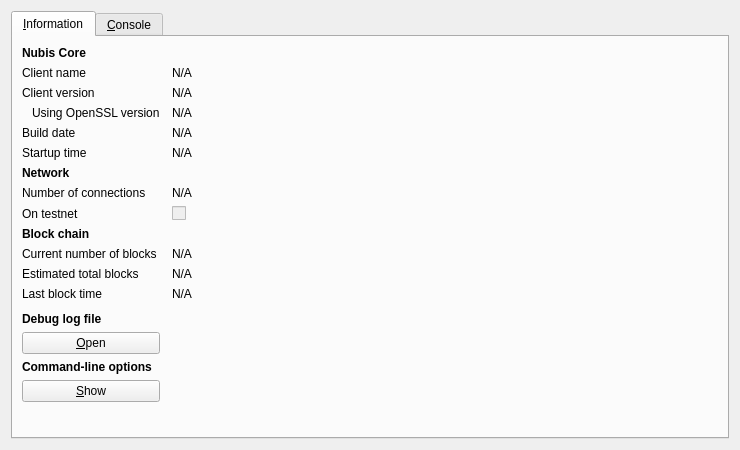
<?xml version="1.0" encoding="UTF-8"?>
<ui version="4.0">
 <class>RPCConsole</class>
 <widget class="QDialog" name="RPCConsole">
  <property name="geometry">
   <rect>
    <x>0</x>
    <y>0</y>
    <width>740</width>
    <height>450</height>
   </rect>
  </property>
  <property name="windowTitle">
   <string>Nubis - Debug window</string>
  </property>
  <layout class="QVBoxLayout" name="verticalLayout_2">
   <item>
    <widget class="QTabWidget" name="tabWidget">
     <property name="currentIndex">
      <number>0</number>
     </property>
     <widget class="QWidget" name="tab_info">
      <attribute name="title">
       <string>&amp;Information</string>
      </attribute>
      <layout class="QGridLayout" name="gridLayout" columnstretch="0,1">
       <property name="horizontalSpacing">
        <number>12</number>
       </property>
       <item row="0" column="0">
        <widget class="QLabel" name="label_9">
         <property name="font">
          <font>
           <weight>75</weight>
           <bold>true</bold>
          </font>
         </property>
         <property name="text">
          <string>Nubis Core</string>
         </property>
        </widget>
       </item>
       <item row="1" column="0">
        <widget class="QLabel" name="label_5">
         <property name="text">
          <string>Client name</string>
         </property>
        </widget>
       </item>
       <item row="1" column="1">
        <widget class="QLabel" name="clientName">
         <property name="cursor">
          <cursorShape>IBeamCursor</cursorShape>
         </property>
         <property name="text">
          <string>N/A</string>
         </property>
         <property name="textFormat">
          <enum>Qt::PlainText</enum>
         </property>
         <property name="textInteractionFlags">
          <set>Qt::LinksAccessibleByMouse|Qt::TextSelectableByKeyboard|Qt::TextSelectableByMouse</set>
         </property>
        </widget>
       </item>
       <item row="2" column="0">
        <widget class="QLabel" name="label_6">
         <property name="text">
          <string>Client version</string>
         </property>
        </widget>
       </item>
       <item row="2" column="1">
        <widget class="QLabel" name="clientVersion">
         <property name="cursor">
          <cursorShape>IBeamCursor</cursorShape>
         </property>
         <property name="text">
          <string>N/A</string>
         </property>
         <property name="textFormat">
          <enum>Qt::PlainText</enum>
         </property>
         <property name="textInteractionFlags">
          <set>Qt::LinksAccessibleByMouse|Qt::TextSelectableByKeyboard|Qt::TextSelectableByMouse</set>
         </property>
        </widget>
       </item>
       <item row="3" column="0">
        <widget class="QLabel" name="label_14">
         <property name="text">
          <string>Using OpenSSL version</string>
         </property>
         <property name="indent">
          <number>10</number>
         </property>
        </widget>
       </item>
       <item row="3" column="1">
        <widget class="QLabel" name="openSSLVersion">
         <property name="cursor">
          <cursorShape>IBeamCursor</cursorShape>
         </property>
         <property name="text">
          <string>N/A</string>
         </property>
         <property name="textFormat">
          <enum>Qt::PlainText</enum>
         </property>
         <property name="textInteractionFlags">
          <set>Qt::LinksAccessibleByMouse|Qt::TextSelectableByKeyboard|Qt::TextSelectableByMouse</set>
         </property>
        </widget>
       </item>
       <item row="4" column="0">
        <widget class="QLabel" name="label_12">
         <property name="text">
          <string>Build date</string>
         </property>
        </widget>
       </item>
       <item row="4" column="1">
        <widget class="QLabel" name="buildDate">
         <property name="cursor">
          <cursorShape>IBeamCursor</cursorShape>
         </property>
         <property name="text">
          <string>N/A</string>
         </property>
         <property name="textFormat">
          <enum>Qt::PlainText</enum>
         </property>
         <property name="textInteractionFlags">
          <set>Qt::LinksAccessibleByMouse|Qt::TextSelectableByKeyboard|Qt::TextSelectableByMouse</set>
         </property>
        </widget>
       </item>
       <item row="5" column="0">
        <widget class="QLabel" name="label_13">
         <property name="text">
          <string>Startup time</string>
         </property>
        </widget>
       </item>
       <item row="5" column="1">
        <widget class="QLabel" name="startupTime">
         <property name="cursor">
          <cursorShape>IBeamCursor</cursorShape>
         </property>
         <property name="text">
          <string>N/A</string>
         </property>
         <property name="textFormat">
          <enum>Qt::PlainText</enum>
         </property>
         <property name="textInteractionFlags">
          <set>Qt::LinksAccessibleByMouse|Qt::TextSelectableByKeyboard|Qt::TextSelectableByMouse</set>
         </property>
        </widget>
       </item>
       <item row="6" column="0">
        <widget class="QLabel" name="label_11">
         <property name="font">
          <font>
           <weight>75</weight>
           <bold>true</bold>
          </font>
         </property>
         <property name="text">
          <string>Network</string>
         </property>
        </widget>
       </item>
       <item row="7" column="0">
        <widget class="QLabel" name="label_7">
         <property name="text">
          <string>Number of connections</string>
         </property>
        </widget>
       </item>
       <item row="7" column="1">
        <widget class="QLabel" name="numberOfConnections">
         <property name="cursor">
          <cursorShape>IBeamCursor</cursorShape>
         </property>
         <property name="text">
          <string>N/A</string>
         </property>
         <property name="textFormat">
          <enum>Qt::PlainText</enum>
         </property>
         <property name="textInteractionFlags">
          <set>Qt::LinksAccessibleByMouse|Qt::TextSelectableByKeyboard|Qt::TextSelectableByMouse</set>
         </property>
        </widget>
       </item>
       <item row="8" column="0">
        <widget class="QLabel" name="label_8">
         <property name="text">
          <string>On testnet</string>
         </property>
        </widget>
       </item>
       <item row="8" column="1">
        <widget class="QCheckBox" name="isTestNet">
         <property name="enabled">
          <bool>false</bool>
         </property>
         <property name="text">
          <string/>
         </property>
        </widget>
       </item>
       <item row="9" column="0">
        <widget class="QLabel" name="label_10">
         <property name="font">
          <font>
           <weight>75</weight>
           <bold>true</bold>
          </font>
         </property>
         <property name="text">
          <string>Block chain</string>
         </property>
        </widget>
       </item>
       <item row="10" column="0">
        <widget class="QLabel" name="label_3">
         <property name="text">
          <string>Current number of blocks</string>
         </property>
        </widget>
       </item>
       <item row="10" column="1">
        <widget class="QLabel" name="numberOfBlocks">
         <property name="cursor">
          <cursorShape>IBeamCursor</cursorShape>
         </property>
         <property name="text">
          <string>N/A</string>
         </property>
         <property name="textFormat">
          <enum>Qt::PlainText</enum>
         </property>
         <property name="textInteractionFlags">
          <set>Qt::LinksAccessibleByMouse|Qt::TextSelectableByKeyboard|Qt::TextSelectableByMouse</set>
         </property>
        </widget>
       </item>
       <item row="11" column="0">
        <widget class="QLabel" name="label_4">
         <property name="text">
          <string>Estimated total blocks</string>
         </property>
        </widget>
       </item>
       <item row="11" column="1">
        <widget class="QLabel" name="totalBlocks">
         <property name="cursor">
          <cursorShape>IBeamCursor</cursorShape>
         </property>
         <property name="text">
          <string>N/A</string>
         </property>
         <property name="textFormat">
          <enum>Qt::PlainText</enum>
         </property>
         <property name="textInteractionFlags">
          <set>Qt::LinksAccessibleByMouse|Qt::TextSelectableByKeyboard|Qt::TextSelectableByMouse</set>
         </property>
        </widget>
       </item>
       <item row="12" column="0">
        <widget class="QLabel" name="label_2">
         <property name="text">
          <string>Last block time</string>
         </property>
        </widget>
       </item>
       <item row="12" column="1">
        <widget class="QLabel" name="lastBlockTime">
         <property name="cursor">
          <cursorShape>IBeamCursor</cursorShape>
         </property>
         <property name="text">
          <string>N/A</string>
         </property>
         <property name="textFormat">
          <enum>Qt::PlainText</enum>
         </property>
         <property name="textInteractionFlags">
          <set>Qt::LinksAccessibleByMouse|Qt::TextSelectableByKeyboard|Qt::TextSelectableByMouse</set>
         </property>
        </widget>
       </item>
       <item row="13" column="0">
        <spacer name="verticalSpacer_2">
         <property name="orientation">
          <enum>Qt::Vertical</enum>
         </property>
         <property name="sizeHint" stdset="0">
          <size>
           <width>20</width>
           <height>20</height>
          </size>
         </property>
        </spacer>
       </item>
       <item row="14" column="0">
        <widget class="QLabel" name="labelDebugLogfile">
         <property name="font">
          <font>
           <weight>75</weight>
           <bold>true</bold>
          </font>
         </property>
         <property name="text">
          <string>Debug log file</string>
         </property>
        </widget>
       </item>
       <item row="15" column="0">
        <widget class="QPushButton" name="openDebugLogfileButton">
         <property name="toolTip">
          <string>Open the Nubis debug log file from the current data directory. This can take a few seconds for large log files.</string>
         </property>
         <property name="text">
          <string>&amp;Open</string>
         </property>
         <property name="autoDefault">
          <bool>false</bool>
         </property>
        </widget>
       </item>
       <item row="16" column="0">
        <widget class="QLabel" name="labelCLOptions">
         <property name="font">
          <font>
           <weight>75</weight>
           <bold>true</bold>
          </font>
         </property>
         <property name="text">
          <string>Command-line options</string>
         </property>
        </widget>
       </item>
       <item row="17" column="0">
        <widget class="QPushButton" name="showCLOptionsButton">
         <property name="toolTip">
          <string>Show the Nubis-Qt help message to get a list with possible Nubis command-line options.</string>
         </property>
         <property name="text">
          <string>&amp;Show</string>
         </property>
         <property name="autoDefault">
          <bool>false</bool>
         </property>
        </widget>
       </item>
       <item row="18" column="0">
        <spacer name="verticalSpacer">
         <property name="orientation">
          <enum>Qt::Vertical</enum>
         </property>
         <property name="sizeHint" stdset="0">
          <size>
           <width>20</width>
           <height>40</height>
          </size>
         </property>
        </spacer>
       </item>
      </layout>
     </widget>
     <widget class="QWidget" name="tab_console">
      <attribute name="title">
       <string>&amp;Console</string>
      </attribute>
      <layout class="QVBoxLayout" name="verticalLayout_3">
       <property name="spacing">
        <number>3</number>
       </property>
       <item>
        <widget class="QTextEdit" name="messagesWidget">
         <property name="minimumSize">
          <size>
           <width>0</width>
           <height>100</height>
          </size>
         </property>
         <property name="readOnly">
          <bool>true</bool>
         </property>
         <property name="tabKeyNavigation" stdset="0">
          <bool>false</bool>
         </property>
         <property name="columnCount" stdset="0">
          <number>2</number>
         </property>
        </widget>
       </item>
       <item>
        <layout class="QHBoxLayout" name="horizontalLayout">
         <property name="spacing">
          <number>3</number>
         </property>
         <item>
          <widget class="QLabel" name="label">
           <property name="text">
            <string notr="true">&gt;</string>
           </property>
          </widget>
         </item>
         <item>
          <widget class="QLineEdit" name="lineEdit"/>
         </item>
         <item>
          <widget class="QPushButton" name="clearButton">
           <property name="maximumSize">
            <size>
             <width>24</width>
             <height>24</height>
            </size>
           </property>
           <property name="toolTip">
            <string>Clear console</string>
           </property>
           <property name="text">
            <string/>
           </property>
           <property name="icon">
            <iconset resource="../bitcoin.qrc">
             <normaloff>:/icons/remove</normaloff>:/icons/remove</iconset>
           </property>
           <property name="shortcut">
            <string notr="true">Ctrl+L</string>
           </property>
           <property name="autoDefault">
            <bool>false</bool>
           </property>
          </widget>
         </item>
        </layout>
       </item>
      </layout>
     </widget>
    </widget>
   </item>
  </layout>
 </widget>
 <resources>
  <include location="../bitcoin.qrc"/>
 </resources>
 <connections/>
</ui>
